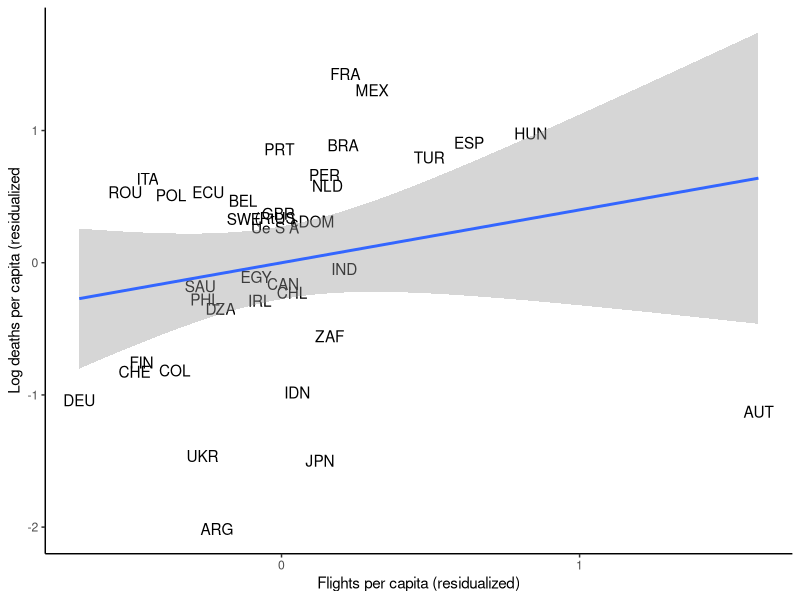

Recreate this plot in R.
library(tidyverse)
library(broom)


a<-data.frame(
  stringsAsFactors = FALSE,
           country = c("Argentina","Austria",
                       "Belgium","Brazil","Canada","Switzerland","Chile",
                       "Colombia","Germany","Dominican Republi","Algeria","Ecuador",
                       "Egypt","Spain","Finland","France",
                       "United Kingdom of","Hungary","Indonesia","India","Ireland","Italy",
                       "Japan","Mexico","Netherlands (the)","Peru",
                       "Philippines (the)","Poland","Portugal","Romania",
                       "Russian Federation","Saudi Arabia","Sweden","Turkey","Ukraine",
                       "United States of A","South Africa"),
              Iso3 = c("ARG","AUT","BEL","BRA",
                       "CAN","CHE","CHL","COL","DEU","cDOM","DZA","ECU",
                       "EGY","ESP","FIN","FRA","GBR","HUN","IDN","IND",
                       "IRL","ITA","JPN","MEX","NLD","PER","PHL","POL","PRT",
                       "ROU","(RtUS","SAU","SWE","TUR","UKR","Ue S A",
                       "ZAF"),
         mean_mort = c(0.254453868,0.70305109,
                       7.861977577,13.08982944,3.267152071,1.598400593,0.220118642,
                       0.417602718,6.579157352,0.279192001,0.874736667,
                       0.805740535,0.501979768,29.23356628,0.258884579,
                       22.12519836,24.04783058,0.375261575,0.716477156,3.476038218,
                       1.581101656,18.78667641,0.476880431,7.145730972,
                       5.404974937,2.04847312,0.457063943,0.789834261,1.029355645,
                       0.599669456,2.520816803,0.476594448,2.585143805,
                       3.484348059,0.30672127,43.73626709,0.836880863),
     log_mean_mort = c(-1.368635774,-0.352325708,
                       2.062038183,2.571835518,1.183918715,0.469003499,
                       -1.513588548,-0.873224735,1.883906722,-1.275855541,
                       -0.133832395,-0.215993509,-0.689195454,3.375317574,-1.351372957,
                       3.096717119,3.180044889,-0.980131984,-0.333408922,
                       1.24589324,0.458121866,2.933147907,-0.740489483,
                       1.966515064,1.687319756,0.717094719,-0.782931983,
                       -0.235932156,0.028933018,-0.511376679,0.924582958,-0.741089344,
                       0.94978112,1.248281002,-1.181815863,3.778177738,
                       -0.178073555),
               pop = c(44.494502,8.847037,11.422068,
                       209.469333,37.058856,8.516543,18.72916,49.648685,
                       82.927922,10.627165,42.228429,17.084357,98.423595,
                       46.723749,5.51805,66.987244,66.488991,9.768785,
                       267.663435,1352.617328,4.853506,60.431283,126.5291,126.190788,
                       17.231017,31.989256,106.651922,37.978548,10.281762,
                       19.473936,144.47805,33.699947,10.183175,82.319724,
                       44.622516,327.167434,57.779622)
)

b<-data.frame(
                         check.names = FALSE,
     log_pop= c(3.795365572,2.18008256,
                                            2.435547352,5.344577312,
                                            3.612507343,2.14201045,2.930081606,
                                            3.904971838,4.417971611,2.363413572,
                                            3.743093729,2.838163137,4.589280605,
                                            3.844252586,1.708024502,4.204502106,
                                            4.197036266,2.279192209,
                                            5.589730263,7.209796906,1.579701304,
                                            4.10150671,4.840472221,4.837794781,
                                            2.846711159,3.465399981,4.669570446,
                                            3.637021542,2.330371618,2.969076872,
                                            4.973127365,3.517496347,
                                            2.320736885,4.410610676,3.798238516,
                                            5.790472031,4.056636333),
                             Median.age = c(31.532,43.483,41.928,
                                            33.481,41.124,43.053,35.339,
                                            31.307,45.744,28.002,28.521,27.93,
                                            24.606,44.858,43.128,42.338,40.467,
                                            43.336,29.744,28.426,38.246,
                                            47.288,48.358,29.171,43.314,30.984,
                                            25.687,41.678,46.158,43.171,
                                            39.586,31.797,41.078,31.549,41.178,
                                            38.308,27.621),
       over_65 = c(11.198,19.202,18.571,
                                            8.552,16.984,18.436,11.087,7.646,
                                            21.453,6.981,6.211,7.104,5.159,
                                            19.436,21.228,19.718,18.517,
                                            18.577,5.319,5.989,13.928,23.021,
                                            27.049,6.857,18.779,7.151,4.803,
                                            16.763,21.502,17.85,14.178,3.295,
                                            19.985,8.153,16.462,15.413,
                                            5.344),
                       Pollution.levels = c(11.8,12.4,12.9,11.5,
                                            6.5,10.2,21,15.2,11.7,12.9,35.2,
                                            14.9,79.3,9.5,5.9,11.6,10.5,
                                            15.6,15.6,65.2,8.3,15.3,11.4,
                                            20.1,12.1,24.3,18.4,20.5,7.9,
                                            14.3,13.7,78.4,5.9,42,18.3,7.4,
                                            23.6)
   )

c<- data.frame(
         Mean_temp = c(17.08312035,3.60226965,
                       7.198050499,25.94433403,-13.5369606,3.199521542,10.44359493,
                       25.36407089,5.824878693,23.65955734,19.73687172,
                       22.18272591,20.25822067,10.04498005,-2.867335558,
                       8.096049309,6.205169678,7.352726936,26.49332619,24.05548096,
                       7.058465958,8.776521683,5.503757954,19.65898323,
                       6.944470882,20.21702194,25.9392662,4.848646641,
                       12.17464447,5.888294697,-12.54715347,22.67894936,-2.283463001,
                       7.340251446,4.765891075,2.793249846,20.85716248),
      arrivals_mil = c(6.942,30.816,9.119,6.621,
                       21.134,10.362,5.723,3.904,38.881,6.569,2.657,2.535,
                       11.196,82.773,3.224,89.322,36.316,17.552,15.81,
                       17.423,10.926,61.5672,31.192,41.313,18.78,4.419,7.168,
                       19.622,16.186,11.72,24.551,15.334,7.44,45.768,
                       14.104,79.74592,10.472),
          Pop_dens = c(16.51475944,109.289034,
                       382.7482166,25.43142481,4.150449826,219.015538,25.71000172,
                       45.86109419,240.3716577,224.5013245,18.41134759,
                       71.03825093,102.8021528,93.73452887,18.23264339,
                       119.2086157,280.6018435,106.7088258,150.987056,464.1494102,
                       71.6765278,205.5545931,346.9338179,66.32513851,
                       508.1516311,25.75925469,367.5121072,123.5888221,111.3299159,
                       83.58031889,8.911010468,16.19483135,24.61195594,
                       109.583913,75.49154008,36.18535576,48.89059344),
          diabetes = c(5.9,6.6,4.6,10.4,7.6,5.7,
                       8.6,7.4,10.4,8.6,6.7,5.5,17.2,6.9,5.6,4.8,3.9,
                       6.9,6.3,10.4,3.2,5,5.6,13.5,5.4,6.6,7.1,6.1,
                       9.8,6.9,6.1,15.8,4.8,11.1,6.1,10.8,12.7)
    )


d<- data.frame(
         neoplasms = c(1.176868831,2.228314728,
                       2.129967521,0.775327051,4.629727772,2.110949955,
                       1.237788506,0.875953763,2.398478606,0.753248307,0.581716794,
                       0.693830173,0.543731123,2.119853473,2.353037036,
                       2.091774092,2.791155517,1.7429261,0.426835825,0.312306273,
                       2.354530107,2.277105536,2.985185404,0.894715491,
                       2.818549509,0.655925982,0.593539368,1.635208395,1.761483237,
                       1.633056952,1.754436206,0.908721275,2.433869445,
                       0.95246871,1.602203378,5.42440701,0.556269555),
               bmi = c(27.7,25.6,26.1,26.6,26.9,
                       25.2,28,26.2,26.6,26.5,25.5,27.3,29.6,25.9,25.9,
                       25,27.1,27.3,23.1,21.8,27.5,25.6,22.7,28,25.6,
                       26.7,23.2,26.7,25.6,26.9,26.2,28.5,26,27.9,26.6,
                       28.9,27.3),
      hypertension = c(22.6,21,17.5,23.3,13.2,18,
                       20.9,19.2,19.9,21.5,25.1,17.9,25,19.2,19.4,22,
                       15.2,30,23.8,25.8,19.7,21.2,17.6,19.7,18.7,13.7,
                       22.6,28.7,24.4,30,27.2,23.3,19.3,20.3,27.1,12.9,
                       26.9),
           smoking = c(21.8,29.6,28.2,13.9,14.3,
                       25.7,37.8,9,30.6,13.7,15.6,7.1,25.2,29.3,20.4,
                       32.7,22.3,30.6,39.4,11.5,24.3,23.7,22.1,14,25.8,
                       4.8,24.3,28,22.7,29.7,39.3,15.6,18.8,27.2,28.9,
                       21.8,20.3)
    )


e<-data.frame(
     Hospital_beds = c(50L,76L,62L,22L,27L,47L,
                       22L,15L,83L,16L,19L,15L,16L,30L,44L,65L,28L,70L,
                       12L,7L,28L,34L,134L,15L,47L,16L,5L,65L,34L,
                       63L,82L,27L,26L,27L,88L,29L,28L),
         WHO_index = c(0.722,0.959,0.915,0.573,
                       0.881,0.916,0.87,0.91,0.902,0.789,0.701,0.619,0.752,
                       0.972,0.881,0.994,0.925,0.743,0.66,0.617,0.924,
                       0.991,0.957,0.755,0.928,0.547,0.755,0.793,0.945,
                       0.645,0.544,0.894,0.908,0.734,0.708,0.838,0.319),
         Urban_pop = c(91,65.9,97.6,84.3,80.9,
                       73.7,88.6,75,74.3,73.8,67.5,62.7,43,78.4,83.6,78.3,
                       81.3,68.9,49.9,30.9,61.8,68.3,90.5,77.8,87.1,
                       76.9,45.3,60.9,60.6,53.8,73.7,82.1,85.1,70.7,68.7,
                       80.8,62.2),
       Gdp_per_cap = c(2.061056855,5.545468929,
                       5.140799834,1.609640096,4.813025597,6.806094105,
                       2.522252778,1.501293027,5.307454012,1.774818532,1.548178762,
                       1.173438739,1.24123094,3.971543906,4.841693603,
                       4.534239574,4.59735735,3.110250275,1.30796193,0.776288177,
                       8.320339468,4.183042633,4.279745852,1.984464567,
                       5.632894114,1.441807067,0.895108565,3.13366035,3.34154379,
                       2.820635705,2.758812544,5.533567959,5.320888436,
                       2.806885941,0.924946213,6.279458565,1.368688236)
   )


f<- data.frame(
      Covid_tests = c(4.453,54.934,85.212,NA,51.14,
                      49.728,37.706,8.184,NA,9.043,NA,4.579,NA,NA,
                      38.309,NA,59.799,21.792,1.003,3.46,74.011,70.518,2.376,
                      2.888,NA,6.087,3.805,25.724,94.2,26.309,90.826,
                      29.844,NA,28.195,9.857,70.074,15.901),
         BCG_vacc = c(93.69999695,22.5,0,88.55000305,
                      0,0,95.90000153,86.59999847,0,80.97499847,
                      84.65000153,93.94999695,88.22499847,0,64,56.82500076,0,99,
                      79.05000305,63.47499847,58.22499847,0,59.25,
                      85.02500153,0,84.17500305,85.07499695,94.30000305,75.25,
                      82.625,66.42500305,89.07499695,17.22500038,86,62.79999924,
                      0,74.05000305),
        UVR_level = c(3476L,1888L,1645L,4552L,1887L,
                      2158L,3982L,5385L,1812L,4880L,3253L,4929L,4202L,
                      2705L,1494L,1907L,1576L,1932L,5220L,4514L,1509L,
                      2444L,2521L,4974L,1662L,5906L,4928L,1749L,2585L,
                      2071L,1795L,5384L,1587L,2924L,1843L,2736L,4111L),
       stringency = c(93.48109436,85.19000244,
                      74.07343292,76.73246765,71.65020752,73.24888611,73.15000153,
                      87.03500366,68.25333405,89.80999756,77.63316345,
                      93.51999664,83.8278656,70.95444489,59.09785461,74.44837952,
                      56.70891953,75.38137817,68.05999756,89.49436188,
                      88.42713928,82.60578918,44.48974991,81.5681839,73.73036957,
                      93.75784302,96.26882172,78.28689575,83.40107727,
                      85.55750275,82.5987854,88.22161865,36.85228729,75.08468628,
                      92.20458221,58.52120209,85)
    )

aberdeen <- cbind(a, b,c , d, e, f)

#Table 2 univariable analysis

aberdeen %>% 
  lm(data =.,  log_mean_mort~arrivals_mil) %>% 
  summary(.)

#Table 2 multivariable analysis

aberdeen %>% 
  lm(data =.,  log_mean_mort~log_pop+over_65+Pollution.levels+Mean_temp+arrivals_mil+Pop_dens+neoplasms+hypertension+
       WHO_index+Urban_pop+Gdp_per_cap+UVR_level+BCG_vacc+stringency) %>% 
  summary(.)


# Dividing deaths and flights by population 

aberdeen <-  aberdeen %>% 
  mutate(deaths_per_cap = mean_mort / pop,
         log_deaths_per_cap = log(deaths_per_cap),
         flights_per_cap = arrivals_mil / pop,
         log_flights_per_cap = log(flights_per_cap))

#Table 2 univariable analysis with adjusted variables

aberdeen %>% 
  lm(data =.,  log_deaths_per_cap ~flights_per_cap) %>% 
  summary(.)

#Table 2 multivariable analysis

aberdeen %>% 
  lm(data =.,  log_deaths_per_cap ~ log_pop+over_65+Pollution.levels+Mean_temp+flights_per_cap+Pop_dens+neoplasms+hypertension+
       WHO_index+Urban_pop+Gdp_per_cap+UVR_level+BCG_vacc+stringency) %>% 
  summary(.)


#Table 2 univariable analysis with adjusted variables (logged)

aberdeen %>% 
  lm(data =.,  log_deaths_per_cap ~log_flights_per_cap) %>% 
  summary(.)

#Table 2 multivariable analysis (logged)

aberdeen %>% 
  lm(data =.,  log_deaths_per_cap ~ log_pop+over_65+Pollution.levels+Mean_temp+log_flights_per_cap+Pop_dens+neoplasms+hypertension+
       WHO_index+Urban_pop+Gdp_per_cap+UVR_level+BCG_vacc+stringency) %>% 
  summary(.)

# To make a residualized plot (slightly hacky but gets correct estimate)


no_flights <- aberdeen %>% 
  lm(data =.,  log_deaths_per_cap ~ log_pop+over_65+Pollution.levels+Mean_temp+Pop_dens+neoplasms+hypertension+
       WHO_index+Urban_pop+Gdp_per_cap+UVR_level+BCG_vacc+stringency) %>% 
  augment()

no_flights <-  no_flights %>% 
  select(.resid) %>% 
  rename(resid_deaths = .resid)



flights_aug <- aberdeen %>% 
  lm(data =.,  flights_per_cap ~ log_pop+over_65+Pollution.levels+Mean_temp+Pop_dens+neoplasms+hypertension+
       WHO_index+Urban_pop+Gdp_per_cap+UVR_level+BCG_vacc+stringency) %>% 
  augment()

flights <- flights_aug %>% 
  select(.resid) %>% 
  rename(resid_flights = .resid)

aberdeen_plus <- cbind(aberdeen, no_flights, flights)

aberdeen_plus %>% 
  lm(data = ., resid_deaths ~ resid_flights) %>% 
  summary()

aberdeen_plus %>% 
  ggplot(aes(x = resid_flights, y = resid_deaths, label = Iso3))+
  geom_text()+
  geom_smooth(method = "lm")+
  theme_classic()+
  labs(x = "Flights per capita (residualized)", y = "Log deaths per capita (residualized")
  


